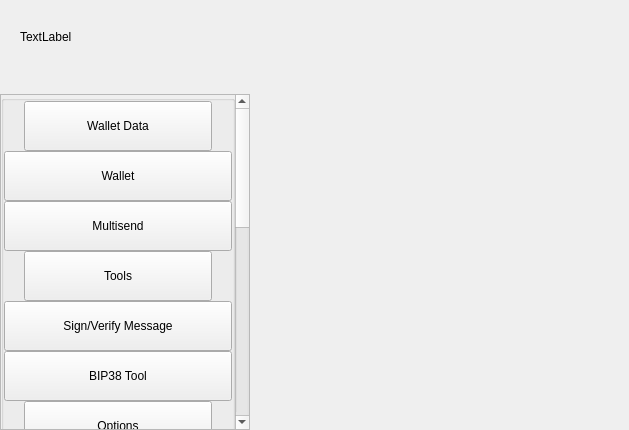
<?xml version="1.0" encoding="UTF-8"?>
<ui version="4.0">
 <class>SettingsWidget</class>
 <widget class="QWidget" name="SettingsWidget">
  <property name="geometry">
   <rect>
    <x>0</x>
    <y>0</y>
    <width>629</width>
    <height>430</height>
   </rect>
  </property>
  <property name="windowTitle">
   <string>Form</string>
  </property>
  <layout class="QHBoxLayout" name="horizontalLayout" stretch="1,2">
   <property name="spacing">
    <number>0</number>
   </property>
   <property name="leftMargin">
    <number>0</number>
   </property>
   <property name="topMargin">
    <number>0</number>
   </property>
   <property name="rightMargin">
    <number>0</number>
   </property>
   <property name="bottomMargin">
    <number>0</number>
   </property>
   <item>
    <widget class="QWidget" name="left" native="true">
     <property name="minimumSize">
      <size>
       <width>250</width>
       <height>0</height>
      </size>
     </property>
     <layout class="QVBoxLayout" name="verticalLayout">
      <property name="leftMargin">
       <number>0</number>
      </property>
      <property name="topMargin">
       <number>0</number>
      </property>
      <property name="rightMargin">
       <number>0</number>
      </property>
      <property name="bottomMargin">
       <number>0</number>
      </property>
      <item>
       <layout class="QVBoxLayout" name="verticalLayout_1">
        <property name="spacing">
         <number>0</number>
        </property>
        <item>
         <layout class="QHBoxLayout" name="horizontalLayout_1">
          <property name="spacing">
           <number>0</number>
          </property>
          <property name="leftMargin">
           <number>20</number>
          </property>
          <property name="rightMargin">
           <number>20</number>
          </property>
          <item>
           <widget class="QLabel" name="labelTitle">
            <property name="text">
             <string>TextLabel</string>
            </property>
           </widget>
          </item>
          <item>
           <spacer name="horizontalSpacer">
            <property name="orientation">
             <enum>Qt::Horizontal</enum>
            </property>
            <property name="sizeHint" stdset="0">
             <size>
              <width>40</width>
              <height>20</height>
             </size>
            </property>
           </spacer>
          </item>
         </layout>
        </item>
        <item>
         <spacer name="verticalSpacer_2">
          <property name="orientation">
           <enum>Qt::Vertical</enum>
          </property>
          <property name="sizeType">
           <enum>QSizePolicy::Fixed</enum>
          </property>
          <property name="sizeHint" stdset="0">
           <size>
            <width>20</width>
            <height>20</height>
           </size>
          </property>
         </spacer>
        </item>
        <item>
         <layout class="QVBoxLayout" name="verticalLayout_2">
          <item>
           <widget class="QScrollArea" name="scrollArea">
            <property name="sizePolicy">
             <sizepolicy hsizetype="Expanding" vsizetype="Minimum">
              <horstretch>0</horstretch>
              <verstretch>0</verstretch>
             </sizepolicy>
            </property>
            <property name="styleSheet">
             <string notr="true"/>
            </property>
            <property name="horizontalScrollBarPolicy">
             <enum>Qt::ScrollBarAlwaysOff</enum>
            </property>
            <property name="sizeAdjustPolicy">
             <enum>QAbstractScrollArea::AdjustIgnored</enum>
            </property>
            <property name="widgetResizable">
             <bool>true</bool>
            </property>
            <property name="alignment">
             <set>Qt::AlignLeading|Qt::AlignLeft|Qt::AlignTop</set>
            </property>
            <widget class="QWidget" name="scrollAreaWidgetContents">
             <property name="geometry">
              <rect>
               <x>0</x>
               <y>0</y>
               <width>230</width>
               <height>887</height>
              </rect>
             </property>
             <property name="sizePolicy">
              <sizepolicy hsizetype="Preferred" vsizetype="Minimum">
               <horstretch>0</horstretch>
               <verstretch>0</verstretch>
              </sizepolicy>
             </property>
             <property name="autoFillBackground">
              <bool>true</bool>
             </property>
             <layout class="QVBoxLayout" name="verticalLayout_3">
              <property name="spacing">
               <number>0</number>
              </property>
              <property name="sizeConstraint">
               <enum>QLayout::SetDefaultConstraint</enum>
              </property>
              <property name="leftMargin">
               <number>0</number>
              </property>
              <property name="topMargin">
               <number>0</number>
              </property>
              <property name="rightMargin">
               <number>0</number>
              </property>
              <property name="bottomMargin">
               <number>0</number>
              </property>
              <item>
               <layout class="QVBoxLayout" name="verticalLayout_4">
                <item>
                 <widget class="QGroupBox" name="groupBox">
                  <property name="sizePolicy">
                   <sizepolicy hsizetype="Preferred" vsizetype="Minimum">
                    <horstretch>0</horstretch>
                    <verstretch>0</verstretch>
                   </sizepolicy>
                  </property>
                  <property name="title">
                   <string/>
                  </property>
                  <layout class="QVBoxLayout" name="verticalLayout_5">
                   <property name="spacing">
                    <number>0</number>
                   </property>
                   <property name="leftMargin">
                    <number>0</number>
                   </property>
                   <property name="topMargin">
                    <number>0</number>
                   </property>
                   <property name="rightMargin">
                    <number>0</number>
                   </property>
                   <property name="bottomMargin">
                    <number>0</number>
                   </property>
                   <item>
                    <layout class="QHBoxLayout" name="horizontalLayout_2">
                     <property name="spacing">
                      <number>0</number>
                     </property>
                     <property name="leftMargin">
                      <number>20</number>
                     </property>
                     <property name="rightMargin">
                      <number>20</number>
                     </property>
                     <item alignment="Qt::AlignTop">
                      <widget class="QPushButton" name="pushButtonFile">
                       <property name="minimumSize">
                        <size>
                         <width>0</width>
                         <height>50</height>
                        </size>
                       </property>
                       <property name="maximumSize">
                        <size>
                         <width>16777215</width>
                         <height>50</height>
                        </size>
                       </property>
                       <property name="text">
                        <string>Wallet Data</string>
                       </property>
                       <property name="checkable">
                        <bool>true</bool>
                       </property>
                       <property name="autoExclusive">
                        <bool>false</bool>
                       </property>
                      </widget>
                     </item>
                    </layout>
                   </item>
                   <item>
                    <widget class="QWidget" name="fileButtonsWidget" native="true">
                     <layout class="QVBoxLayout" name="verticalLayout_6">
                      <property name="spacing">
                       <number>0</number>
                      </property>
                      <property name="leftMargin">
                       <number>0</number>
                      </property>
                      <property name="topMargin">
                       <number>0</number>
                      </property>
                      <property name="rightMargin">
                       <number>0</number>
                      </property>
                      <property name="bottomMargin">
                       <number>0</number>
                      </property>
                      <item>
                       <widget class="QPushButton" name="pushButtonFile2">
                        <property name="minimumSize">
                         <size>
                          <width>0</width>
                          <height>50</height>
                         </size>
                        </property>
                        <property name="maximumSize">
                         <size>
                          <width>16777215</width>
                          <height>50</height>
                         </size>
                        </property>
                        <property name="text">
                         <string>Wallet</string>
                        </property>
                        <property name="checkable">
                         <bool>true</bool>
                        </property>
                        <property name="autoExclusive">
                         <bool>false</bool>
                        </property>
                       </widget>
                      </item>
                      <item>
                       <widget class="QPushButton" name="pushButtonFile3">
                        <property name="minimumSize">
                         <size>
                          <width>0</width>
                          <height>50</height>
                         </size>
                        </property>
                        <property name="maximumSize">
                         <size>
                          <width>16777215</width>
                          <height>50</height>
                         </size>
                        </property>
                        <property name="text">
                         <string>Multisend</string>
                        </property>
                        <property name="checkable">
                         <bool>true</bool>
                        </property>
                        <property name="autoExclusive">
                         <bool>false</bool>
                        </property>
                       </widget>
                      </item>
                     </layout>
                    </widget>
                   </item>
                   <item>
                    <layout class="QHBoxLayout" name="horizontalLayout_3">
                     <property name="spacing">
                      <number>0</number>
                     </property>
                     <property name="leftMargin">
                      <number>20</number>
                     </property>
                     <property name="rightMargin">
                      <number>20</number>
                     </property>
                     <item alignment="Qt::AlignTop">
                      <widget class="QPushButton" name="pushButtonConfiguration">
                       <property name="minimumSize">
                        <size>
                         <width>0</width>
                         <height>50</height>
                        </size>
                       </property>
                       <property name="maximumSize">
                        <size>
                         <width>16777215</width>
                         <height>50</height>
                        </size>
                       </property>
                       <property name="text">
                        <string>Tools</string>
                       </property>
                       <property name="checkable">
                        <bool>true</bool>
                       </property>
                       <property name="autoExclusive">
                        <bool>false</bool>
                       </property>
                      </widget>
                     </item>
                    </layout>
                   </item>
                   <item>
                    <widget class="QWidget" name="configurationButtonsWidget" native="true">
                     <layout class="QVBoxLayout" name="verticalLayout_7">
                      <property name="spacing">
                       <number>0</number>
                      </property>
                      <property name="leftMargin">
                       <number>0</number>
                      </property>
                      <property name="topMargin">
                       <number>0</number>
                      </property>
                      <property name="rightMargin">
                       <number>0</number>
                      </property>
                      <property name="bottomMargin">
                       <number>0</number>
                      </property>
                      <item>
                       <widget class="QPushButton" name="pushButtonConfiguration4">
                        <property name="minimumSize">
                         <size>
                          <width>0</width>
                          <height>50</height>
                         </size>
                        </property>
                        <property name="maximumSize">
                         <size>
                          <width>16777215</width>
                          <height>50</height>
                         </size>
                        </property>
                        <property name="text">
                         <string>Sign/Verify Message</string>
                        </property>
                        <property name="checkable">
                         <bool>true</bool>
                        </property>
                        <property name="autoExclusive">
                         <bool>false</bool>
                        </property>
                       </widget>
                      </item>
                      <item>
                       <widget class="QPushButton" name="pushButtonConfiguration3">
                        <property name="minimumSize">
                         <size>
                          <width>0</width>
                          <height>50</height>
                         </size>
                        </property>
                        <property name="maximumSize">
                         <size>
                          <width>16777215</width>
                          <height>50</height>
                         </size>
                        </property>
                        <property name="text">
                         <string>BIP38 Tool</string>
                        </property>
                        <property name="checkable">
                         <bool>true</bool>
                        </property>
                        <property name="autoExclusive">
                         <bool>false</bool>
                        </property>
                       </widget>
                      </item>
                     </layout>
                    </widget>
                   </item>
                   <item>
                    <layout class="QHBoxLayout" name="horizontalLayout_4">
                     <property name="spacing">
                      <number>0</number>
                     </property>
                     <property name="leftMargin">
                      <number>20</number>
                     </property>
                     <property name="rightMargin">
                      <number>20</number>
                     </property>
                     <item alignment="Qt::AlignTop">
                      <widget class="QPushButton" name="pushButtonOptions">
                       <property name="minimumSize">
                        <size>
                         <width>0</width>
                         <height>50</height>
                        </size>
                       </property>
                       <property name="maximumSize">
                        <size>
                         <width>16777215</width>
                         <height>50</height>
                        </size>
                       </property>
                       <property name="text">
                        <string>Options</string>
                       </property>
                       <property name="checkable">
                        <bool>true</bool>
                       </property>
                       <property name="autoExclusive">
                        <bool>false</bool>
                       </property>
                      </widget>
                     </item>
                    </layout>
                   </item>
                   <item>
                    <widget class="QWidget" name="optionsButtonsWidget" native="true">
                     <layout class="QVBoxLayout" name="verticalLayout_8">
                      <property name="spacing">
                       <number>0</number>
                      </property>
                      <property name="leftMargin">
                       <number>0</number>
                      </property>
                      <property name="topMargin">
                       <number>0</number>
                      </property>
                      <property name="rightMargin">
                       <number>0</number>
                      </property>
                      <property name="bottomMargin">
                       <number>0</number>
                      </property>
                      <item>
                       <widget class="QPushButton" name="pushButtonOptions1">
                        <property name="minimumSize">
                         <size>
                          <width>0</width>
                          <height>50</height>
                         </size>
                        </property>
                        <property name="maximumSize">
                         <size>
                          <width>16777215</width>
                          <height>50</height>
                         </size>
                        </property>
                        <property name="text">
                         <string>Main</string>
                        </property>
                        <property name="checkable">
                         <bool>true</bool>
                        </property>
                        <property name="checked">
                         <bool>false</bool>
                        </property>
                        <property name="autoExclusive">
                         <bool>false</bool>
                        </property>
                       </widget>
                      </item>
                      <item>
                       <widget class="QPushButton" name="pushButtonOptions2">
                        <property name="minimumSize">
                         <size>
                          <width>0</width>
                          <height>50</height>
                         </size>
                        </property>
                        <property name="maximumSize">
                         <size>
                          <width>16777215</width>
                          <height>50</height>
                         </size>
                        </property>
                        <property name="text">
                         <string>Wallet</string>
                        </property>
                        <property name="checkable">
                         <bool>true</bool>
                        </property>
                        <property name="autoExclusive">
                         <bool>false</bool>
                        </property>
                       </widget>
                      </item>
                      <item>
                       <widget class="QPushButton" name="pushButtonOptions5">
                        <property name="minimumSize">
                         <size>
                          <width>0</width>
                          <height>50</height>
                         </size>
                        </property>
                        <property name="maximumSize">
                         <size>
                          <width>16777215</width>
                          <height>50</height>
                         </size>
                        </property>
                        <property name="text">
                         <string>Display</string>
                        </property>
                        <property name="checkable">
                         <bool>true</bool>
                        </property>
                        <property name="autoExclusive">
                         <bool>false</bool>
                        </property>
                       </widget>
                      </item>
                     </layout>
                    </widget>
                   </item>
                   <item>
                    <layout class="QHBoxLayout" name="horizontalTools">
                     <property name="spacing">
                      <number>0</number>
                     </property>
                     <property name="leftMargin">
                      <number>20</number>
                     </property>
                     <property name="rightMargin">
                      <number>20</number>
                     </property>
                     <item alignment="Qt::AlignTop">
                      <widget class="QPushButton" name="pushButtonTools">
                       <property name="minimumSize">
                        <size>
                         <width>0</width>
                         <height>50</height>
                        </size>
                       </property>
                       <property name="maximumSize">
                        <size>
                         <width>16777215</width>
                         <height>50</height>
                        </size>
                       </property>
                       <property name="text">
                        <string>Debug</string>
                       </property>
                       <property name="checkable">
                        <bool>true</bool>
                       </property>
                       <property name="autoExclusive">
                        <bool>false</bool>
                       </property>
                      </widget>
                     </item>
                    </layout>
                   </item>
                   <item>
                    <widget class="QWidget" name="toolsButtonsWidget" native="true">
                     <layout class="QVBoxLayout" name="verticalTools_11">
                      <property name="spacing">
                       <number>0</number>
                      </property>
                      <property name="leftMargin">
                       <number>0</number>
                      </property>
                      <property name="topMargin">
                       <number>0</number>
                      </property>
                      <property name="rightMargin">
                       <number>0</number>
                      </property>
                      <property name="bottomMargin">
                       <number>0</number>
                      </property>
                      <item>
                       <widget class="QPushButton" name="pushButtonTools1">
                        <property name="minimumSize">
                         <size>
                          <width>0</width>
                          <height>50</height>
                         </size>
                        </property>
                        <property name="maximumSize">
                         <size>
                          <width>16777215</width>
                          <height>50</height>
                         </size>
                        </property>
                        <property name="text">
                         <string>Information</string>
                        </property>
                        <property name="checkable">
                         <bool>true</bool>
                        </property>
                        <property name="checked">
                         <bool>false</bool>
                        </property>
                        <property name="autoExclusive">
                         <bool>false</bool>
                        </property>
                       </widget>
                      </item>
                      <item>
                       <widget class="QPushButton" name="pushButtonTools2">
                        <property name="minimumSize">
                         <size>
                          <width>0</width>
                          <height>50</height>
                         </size>
                        </property>
                        <property name="maximumSize">
                         <size>
                          <width>16777215</width>
                          <height>50</height>
                         </size>
                        </property>
                        <property name="text">
                         <string>Console</string>
                        </property>
                        <property name="checkable">
                         <bool>true</bool>
                        </property>
                        <property name="autoExclusive">
                         <bool>false</bool>
                        </property>
                       </widget>
                      </item>
                      <item>
                       <widget class="QPushButton" name="pushButtonTools5">
                        <property name="minimumSize">
                         <size>
                          <width>0</width>
                          <height>50</height>
                         </size>
                        </property>
                        <property name="maximumSize">
                         <size>
                          <width>16777215</width>
                          <height>50</height>
                         </size>
                        </property>
                        <property name="text">
                         <string>Wallet Repair</string>
                        </property>
                        <property name="checkable">
                         <bool>true</bool>
                        </property>
                        <property name="autoExclusive">
                         <bool>false</bool>
                        </property>
                       </widget>
                      </item>
                     </layout>
                    </widget>
                   </item>
                   <item>
                    <layout class="QHBoxLayout" name="horizontalHelp">
                     <property name="spacing">
                      <number>0</number>
                     </property>
                     <property name="leftMargin">
                      <number>20</number>
                     </property>
                     <property name="rightMargin">
                      <number>20</number>
                     </property>
                     <item alignment="Qt::AlignTop">
                      <widget class="QPushButton" name="pushButtonHelp">
                       <property name="minimumSize">
                        <size>
                         <width>0</width>
                         <height>50</height>
                        </size>
                       </property>
                       <property name="maximumSize">
                        <size>
                         <width>16777215</width>
                         <height>50</height>
                        </size>
                       </property>
                       <property name="text">
                        <string>Help</string>
                       </property>
                       <property name="checkable">
                        <bool>true</bool>
                       </property>
                       <property name="autoExclusive">
                        <bool>false</bool>
                       </property>
                      </widget>
                     </item>
                    </layout>
                   </item>
                   <item>
                    <widget class="QWidget" name="helpButtonsWidget" native="true">
                     <layout class="QVBoxLayout" name="verticalHelp">
                      <property name="spacing">
                       <number>0</number>
                      </property>
                      <property name="leftMargin">
                       <number>0</number>
                      </property>
                      <property name="topMargin">
                       <number>0</number>
                      </property>
                      <property name="rightMargin">
                       <number>0</number>
                      </property>
                      <property name="bottomMargin">
                       <number>0</number>
                      </property>
                      <item>
                       <widget class="QPushButton" name="pushButtonHelp1">
                        <property name="minimumSize">
                         <size>
                          <width>0</width>
                          <height>50</height>
                         </size>
                        </property>
                        <property name="maximumSize">
                         <size>
                          <width>16777215</width>
                          <height>50</height>
                         </size>
                        </property>
                        <property name="text">
                         <string>FAQ</string>
                        </property>
                        <property name="checkable">
                         <bool>false</bool>
                        </property>
                        <property name="checked">
                         <bool>false</bool>
                        </property>
                        <property name="autoExclusive">
                         <bool>false</bool>
                        </property>
                       </widget>
                      </item>
                      <item>
                       <widget class="QPushButton" name="pushButtonHelp2">
                        <property name="minimumSize">
                         <size>
                          <width>0</width>
                          <height>50</height>
                         </size>
                        </property>
                        <property name="maximumSize">
                         <size>
                          <width>16777215</width>
                          <height>50</height>
                         </size>
                        </property>
                        <property name="text">
                         <string>About PLUTUS</string>
                        </property>
                        <property name="checkable">
                         <bool>false</bool>
                        </property>
                        <property name="autoExclusive">
                         <bool>false</bool>
                        </property>
                       </widget>
                      </item>
                     </layout>
                    </widget>
                   </item>
                  </layout>
                 </widget>
                </item>
               </layout>
              </item>
             </layout>
            </widget>
           </widget>
          </item>
         </layout>
        </item>
       </layout>
      </item>
     </layout>
    </widget>
   </item>
   <item>
    <widget class="QWidget" name="right" native="true">
     <layout class="QVBoxLayout" name="verticalLayout_9">
      <property name="leftMargin">
       <number>0</number>
      </property>
      <property name="topMargin">
       <number>0</number>
      </property>
      <property name="rightMargin">
       <number>0</number>
      </property>
      <property name="bottomMargin">
       <number>0</number>
      </property>
      <item>
       <layout class="QVBoxLayout" name="verticalLayout_10">
        <property name="spacing">
         <number>6</number>
        </property>
        <item>
         <layout class="QVBoxLayout" name="verticalLayout_11">
          <item>
           <widget class="QStackedWidget" name="stackedWidgetContainer"/>
          </item>
         </layout>
        </item>
       </layout>
      </item>
     </layout>
    </widget>
   </item>
  </layout>
 </widget>
 <resources/>
 <connections/>
</ui>
